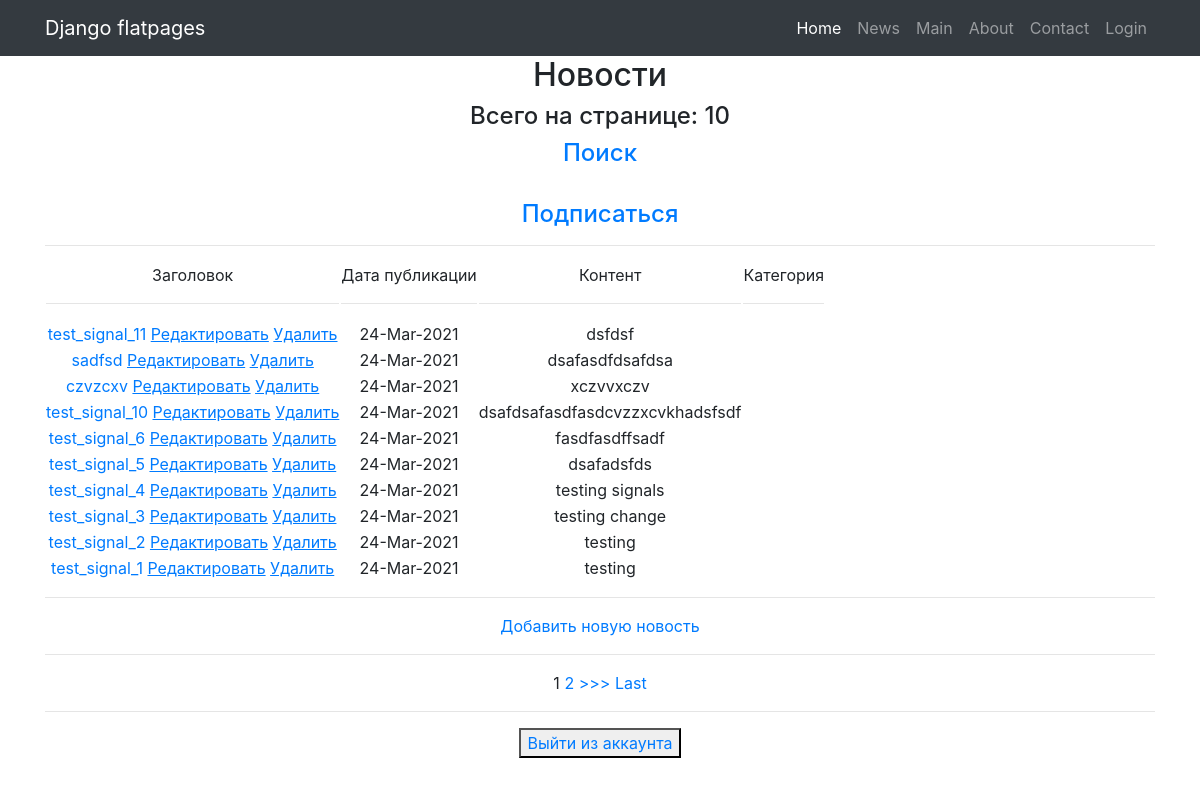
Page /news/ on the committed database.
### NewsPaper/news/models.py (models this page shows, shortened)
class Post(models.Model):
    news = "NW"
    article = "AR"
    CAT = [(news, "Новость"), (article, 'Статья')]
    author = models.ForeignKey(Author, on_delete=models.CASCADE)
    art_or_nw = models.CharField(max_length=2,
                            choices=CAT,
                            default=news)
    post_time = models.DateTimeField(auto_now_add=True)
    headline = models.CharField(max_length=255)
    content = models.TextField()
    rating_of_post = models.IntegerField(default=0)
    categories = models.ManyToManyField(Category)

### NewsPaper/news/views.py (the view)
# urls.py: path('', PostList.as_view()),
class PostList(ListView):
    model = Post
    template_name = 'news/news.html'
    context_object_name = 'news'
    ordering = ['-id']
    paginate_by = 10

### NewsPaper/news/templatetags/custom_filters.py (called while the page is built)
@register.filter(name='censor')
def multiply(value):
    curce = ['fuck', 'fucked', 'fucking', 'nigger', 'niggers', 'whore', 'whores', 'slut', 'sluts',
             'bitch', 'freak', 'douchebag', 'faggot', 'homo', 'prick', 'dick', 'cunt', 'pussy']
    value = value.lower().replace(',', '').replace('.', '').split()
    result = []
    for word in value:
        if word not in curce:
            result.append(word)
        else:
            result.append('*' *len(word))
    result = ' '.join(result)
    return result

### NewsPaper/templates/news/news.html (shortened to what this page needs)
{% extends 'flatpages/default.html' %}
{% load custom_filters %}
{% block content %}
<h2>Новости</h2>
<h4>Всего на странице: {{ news|length }} </h4>
<a href="search"><h4>Поиск</h4></a>
<br>
<a href="subs"><h4>Подписаться</h4></a>
    <hr>
    {% if news %}
        <table>
            <tr>
                <td>
                    Заголовок
                      <hr>
                </td>
                <td>
                    Дата публикации
                      <hr>
                </td>
                <td>
                    Контент
                      <hr>
                </td>
                <td>
                    Категория
                <hr>
                </td>
            </tr>
            {% for post in news %}
            <tr>
                <td>
                    <a href="{% url 'post' post.id %}">{{ post.headline | censor}}</a>
                    <a href="{% url 'post_update' post.id %}"><u>Редактировать</u></a>
                    <a href="{% url 'post_delete' post.id %}"><u> Удалить </u></a>
                </td>
                <td>
                    {{ post.post_time | date:'d-M-Y'}}
                </td>
                <td>
                    {{ post.content|censor|truncatechars:50 }}
                </td>
                <td>
                </td>
            </tr>
            {% endfor %}
        </table>
<hr>
<a href="add">Добавить новую новость</a>
<hr>
{% if is_paginated %}
    {% for num in page_obj.paginator.page_range %}
        {% if page_obj.number == num %}
            <a>{{ num }}</a>
        {% elif num > page_obj.number|add:'-2' and num < page_obj.number|add:'2' %}
            <a href="?page={{ num }}">{{ num }}</a>
        {% endif %}
    {% endfor %}
    {% if page_obj.has_next %}
        <a href="?page={{ page_obj.next_page_number }}">>>></a>
        <a href="?page={{ page_obj.paginator.num_pages }}">Last</a>
    {% endif %}
{% endif %}
    {% else %}
        <h3>Новостей нет</h3>
    {% endif %}
<hr>
<button> <a href="/sign/logout/">Выйти из аккаунта</a> </button>
{% endblock content %}

### rows in the picture
Post: headline|censor "test_signal_11", post_time "24-Mar-2021", content|censor "dsfdsf"
Post: headline|censor "sadfsd", post_time "24-Mar-2021", content|censor "dsafasdfdsafdsa"
Post: headline|censor "czvzcxv", post_time "24-Mar-2021", content|censor "xczvvxczv"
Post: headline|censor "test_signal_10", post_time "24-Mar-2021", content|censor "dsafdsafasdfasdcvzzxcvkhadsfsdf"
Post: headline|censor "test_signal_6", post_time "24-Mar-2021", content|censor "fasdfasdffsadf"
Post: headline|censor "test_signal_5", post_time "24-Mar-2021", content|censor "dsafadsfds"
Post: headline|censor "test_signal_4", post_time "24-Mar-2021", content|censor "testing signals"
Post: headline|censor "test_signal_3", post_time "24-Mar-2021", content|censor "testing change"
Post: headline|censor "test_signal_2", post_time "24-Mar-2021", content|censor "testing"
Post: headline|censor "test_signal_1", post_time "24-Mar-2021", content|censor "testing"

### other values in the picture
{{ news|length }} "10"
{{ num }} "1"
{{ num }} "2"
